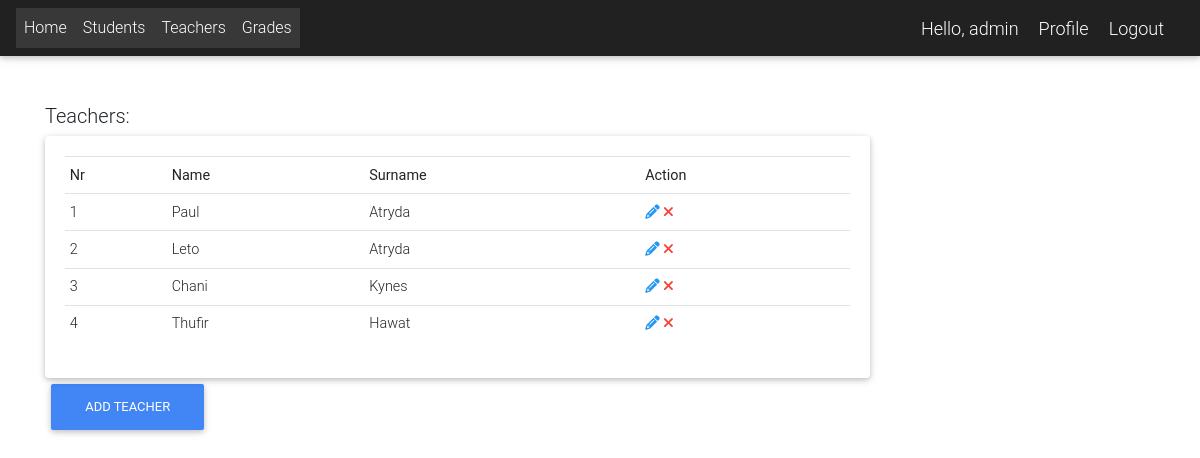
/teacher_list/ (signed in), run on an earlier commit of the app's database.
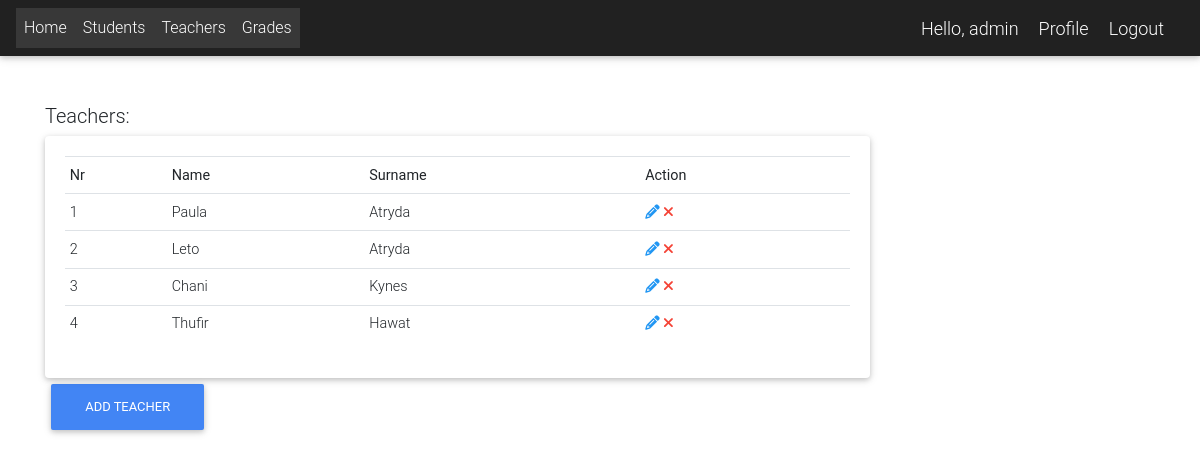
And on a later commit of the database.
### app/models.py (models this page shows)
class Teacher(models.Model):
    user = models.OneToOneField(User, on_delete=models.CASCADE)

class User(AbstractUser):
    is_student = models.BooleanField(default=False)
    is_teacher = models.BooleanField(default=False)
    is_director = models.BooleanField(default=False)
    phone = models.CharField(max_length=60, blank=True, null=True)
    address = models.CharField(max_length=60, blank=True, null=True)
    email = models.EmailField(blank=True, null=True)
    username_validator = ASCIIUsernameValidator()
    def get_full_name(self):
        full_name = self.username
        if self.first_name and self.last_name:
            full_name = self.last_name + " " + self.first_name
        return full_name

### app/decorators.py (the view)
    def wrapped_func(request, *args, **kwargs):
        request = is_logged_in(request)
        resp = func(request, *args, **kwargs)
        return resp

### app/utils.py (called while the page is built)
def is_logged_in(request):
    if request.user.is_authenticated:
        return request
    raise PermissionDenied

### app/views.py (called while the page is built)
def teachers_subject(teacher):
    subjects = Subject.objects.all()
    sub_array = []
    for y in subjects:
        if teacher == y.teacher:
            sub_array.append(y)
    return sub_array

@login_required
def teacher_list(request):
    teachers = Teacher.objects.all()
    subject_list = []
    for x in teachers:
        subject_list.append(teachers_subject(x))
    context = {
        'teachers': teachers,
        'subjects': subject_list
    }
    return render(request, 'teachers/teacher_list.html', context)

### templates/teachers/teacher_list.html (shortened to what this page needs)
{% extends 'Links.html' %}
{% block content %}
<div class="container ">
    <br><br>
<div class="row">
    <div class="col-md-9">
        <h5>Teachers:</h5>
        <div class="card card-body">
            <table class="table table-sm">
                <tr>
                    <th>Nr</th>
                    <th>Name</th>
                    <th>Surname</th>
                    {% if request.user.is_superuser or request.user.is_director %}
                    <th>Action</th>
                    {% endif %}
                </tr>
                {% for t in teachers %}
                <tr>
                    <td> {{ forloop.counter }}</td>
                    <td>{{t.user.first_name}} </td>
                    <td>{{t.user.last_name}} </td>
                    {% if request.user.is_superuser or request.user.is_director %}
                    <td>
                        <a data-toggle="tooltip" title="Edit" href="{% url 'edit_teacher' pk=t.pk %}" class="blue-text"><i class="fa fa-pencil"></i></a>
                        <a data-toggle="tooltip" title="Delete" href="{% url 'delete_teacher' pk=t.pk %}" class="red-text"><i class="fa fa-times"></i></a>
                    </td>
                    {% endif %}
                </tr>
                {% endfor %}
            </table>
        </div>
    {% if request.user.is_superuser or request.user.is_director %}
    <a class="btn btn-primary" href="{% url 'teacher_add' %}" role="button">Add Teacher</a>
    {% endif %}
    </div>
</div>
<br><br>
</div>
{% endblock %}

What changed in the data, as far as the page shows it:
changed through a linked row, Teacher: user.first_name "Paul" → "Paula"
